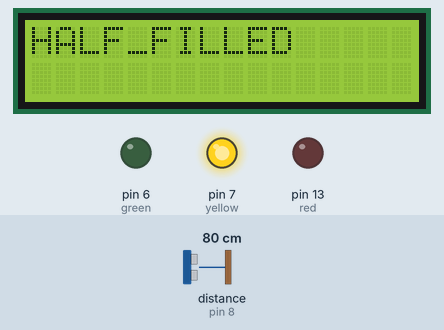
Recording of a sketch running on a simulated Arduino Uno, built with avr-gcc and run on an emulated ATmega328P. On the bench: 16×2 character LCD, output pins drawn as LEDs (lit = HIGH). Wiring (inferred from the names in the program): ultrasonic range finder: trigger pin 9; echo pin 8. The inputs (shaded band) are chosen by the test bench; at power-on: distance to the obstacle (sensor on pin 8) 80 cm. The echo pulse lasts 58.3 µs per cm; pins used as bus, display or sensor lines are not drawn; what the sketch prints to the serial monitor is not drawn.

Above: at 3.2 s.
3.3 s: distance to the obstacle (sensor on pin 8) set to 54 cm
5.3 s: distance to the obstacle (sensor on pin 8) set to 46 cm
At 6.2 s:
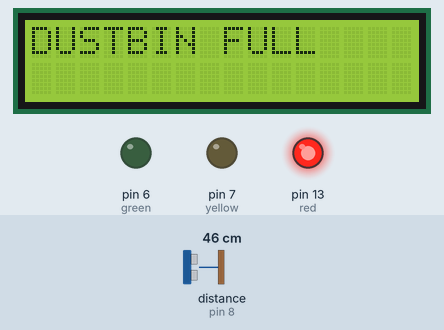
7.1 s: distance to the obstacle (sensor on pin 8) set to 250 cm
At 7.7 s:
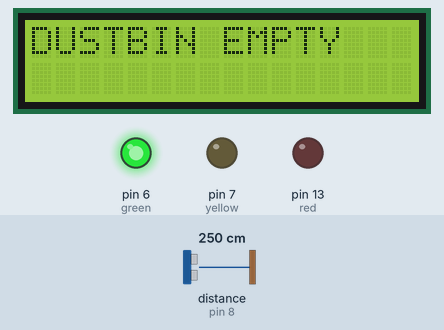
8.7 s: distance to the obstacle (sensor on pin 8) set to 154 cm
10.2 s: distance to the obstacle (sensor on pin 8) set to 148 cm
At 11.0 s:
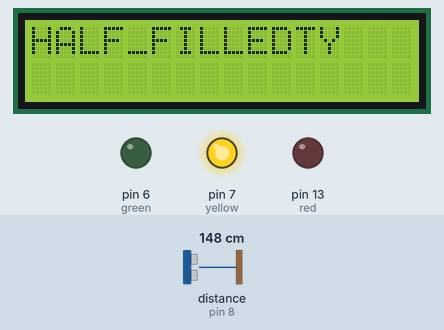
11.8 s: distance to the obstacle (sensor on pin 8) set to 2 cm
At 12.2 s:
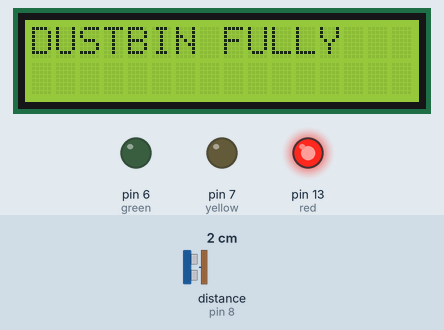
Timing chart, 0 to 14.3 s (numbered marks = the images above; inputs shaded):
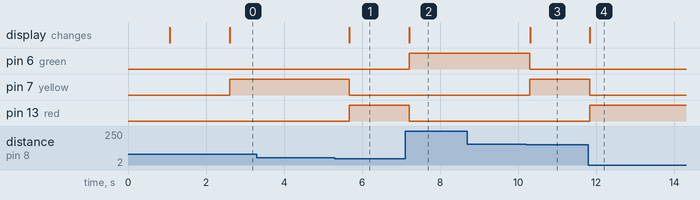

Measured:
- the behaviour switches between 51 and 50 cm on distance to the obstacle (sensor on pin 8) (found by bisection; images 0 and 1)
- the behaviour switches between 151 and 150 cm on distance to the obstacle (sensor on pin 8) (found by bisection; images 2 and 3)
- after the input at 3.3 s, every drawn part: stays the same
- after the input at 5.3 s, pin 7 (yellow): HIGH → LOW after 0.37 s; pin 13 (red): LOW → HIGH after 0.37 s; the display: changes after 0.37 s (image 1)
- after the input at 7.1 s, pin 6 (green): LOW → HIGH after 0.11 s; pin 13 (red): HIGH → LOW after 0.11 s; the display: changes after 0.11 s (image 2)
- after the input at 8.7 s, every drawn part: stays the same
- after the input at 10.2 s, pin 6 (green): HIGH → LOW after 0.10 s; pin 7 (yellow): LOW → HIGH after 0.10 s; the display: changes after 0.10 s (image 3)
- after the input at 11.8 s, pin 7 (yellow): HIGH → LOW at once; pin 13 (red): LOW → HIGH at once; the display: changes at once (image 4)

The sketch:

Code.ino
```cpp
#include <LiquidCrystal.h>

LiquidCrystal lcd(12, 11, 5, 4, 3, 2);
String ssid     = "Simulator Wifi";
String password = "";
String host = "api.thingspeak.com";
const int httpPort   = 80;
String uri= "/update?api_key=ZXAQDPJSA6KLI8IG&field1=";

int red = 13;
int green = 6;
int yellow = 7;
int buzzer = 10;

int value=0;
int echoPin = 8;
int trigPin = 9;
int distance;

int setupESP8266(void) {

  Serial.begin(115200);
  Serial.println("AT");
  delay(10);
  if (!Serial.find("OK")) return 1;
  Serial.println("AT+CWJAP=\"" + ssid + "\",\"" + password + "\"");
  delay(10);
  if (!Serial.find("OK")) return 2;
  Serial.println("AT+CIPSTART=\"TCP\",\"" + host + "\"," + httpPort);
  delay(50);
  if (!Serial.find("OK")) return 3;
  return 0;
}

void anydata(void) {

  digitalWrite(trigPin, LOW);
  delayMicroseconds(2);
  digitalWrite(trigPin, HIGH);
  delayMicroseconds(10);
  digitalWrite(trigPin, LOW);
  distance = 0.01723 * pulseIn(echoPin, HIGH);


  String httpPacket = "GET " + uri + String(distance) + " HTTP/1.1\r\nHost: " + host + "\r\n\r\n";
  int length = httpPacket.length();
  Serial.print("AT+CIPSEND=");
  Serial.println(length);
  delay(10);
  Serial.print(httpPacket);
  delay(10);
  if (!Serial.find("SEND OK\r\n")) return;
}

void setup()
{
   Serial.begin(9600);
   setupESP8266();
   lcd.begin(16, 2);

   pinMode(red, OUTPUT);
   pinMode(yellow, OUTPUT);
   pinMode(green, OUTPUT);

   pinMode(trigPin, OUTPUT); // Sets the trigPin as an OUTPUT
   pinMode(echoPin, INPUT); // Sets the echoPin as an INPUT

}

void loop()
{
  lcd.setCursor(0,0);
  lcd.print("");
  lcd.setCursor(0,1);
  lcd.print("");
  anydata();
  delay(500);

  digitalWrite(trigPin, LOW);
  delayMicroseconds(2);
  digitalWrite(trigPin, HIGH);
  delayMicroseconds(10);
  digitalWrite(trigPin, LOW);
  distance = 0.01723 * pulseIn(echoPin, HIGH);


  if (distance > 250) {
    digitalWrite(red, LOW);
    digitalWrite(yellow, LOW);
    digitalWrite(green, LOW);
  }
  if (distance <= 250 && distance > 150) {
    digitalWrite(red, LOW);
    digitalWrite(yellow, LOW);
    digitalWrite(green, HIGH);
    lcd.setCursor(0,0);
    lcd.print("");
    lcd.setCursor(0,1);
    lcd.print("");
    lcd.setCursor(0,0);
    lcd.print("DUSTBIN EMPTY");
  }
  if (distance <= 150 && distance > 50) {
    digitalWrite(red, LOW);
    digitalWrite(yellow, HIGH);
    digitalWrite(green, LOW);
    lcd.setCursor(0,0);
    lcd.print("");
    lcd.setCursor(0,1);
    lcd.print("");
    lcd.setCursor(0,0);
    lcd.print("HALF_FILLED");
  }
  if (distance < 50) {
    digitalWrite(red, HIGH);
    digitalWrite(yellow, LOW);
    digitalWrite(green, LOW);
    lcd.setCursor(0,0);
    lcd.print("");
    lcd.setCursor(0,1);
    lcd.print("");
    lcd.setCursor(0,0);
    lcd.print("DUSTBIN FULL");
  }
}
```
